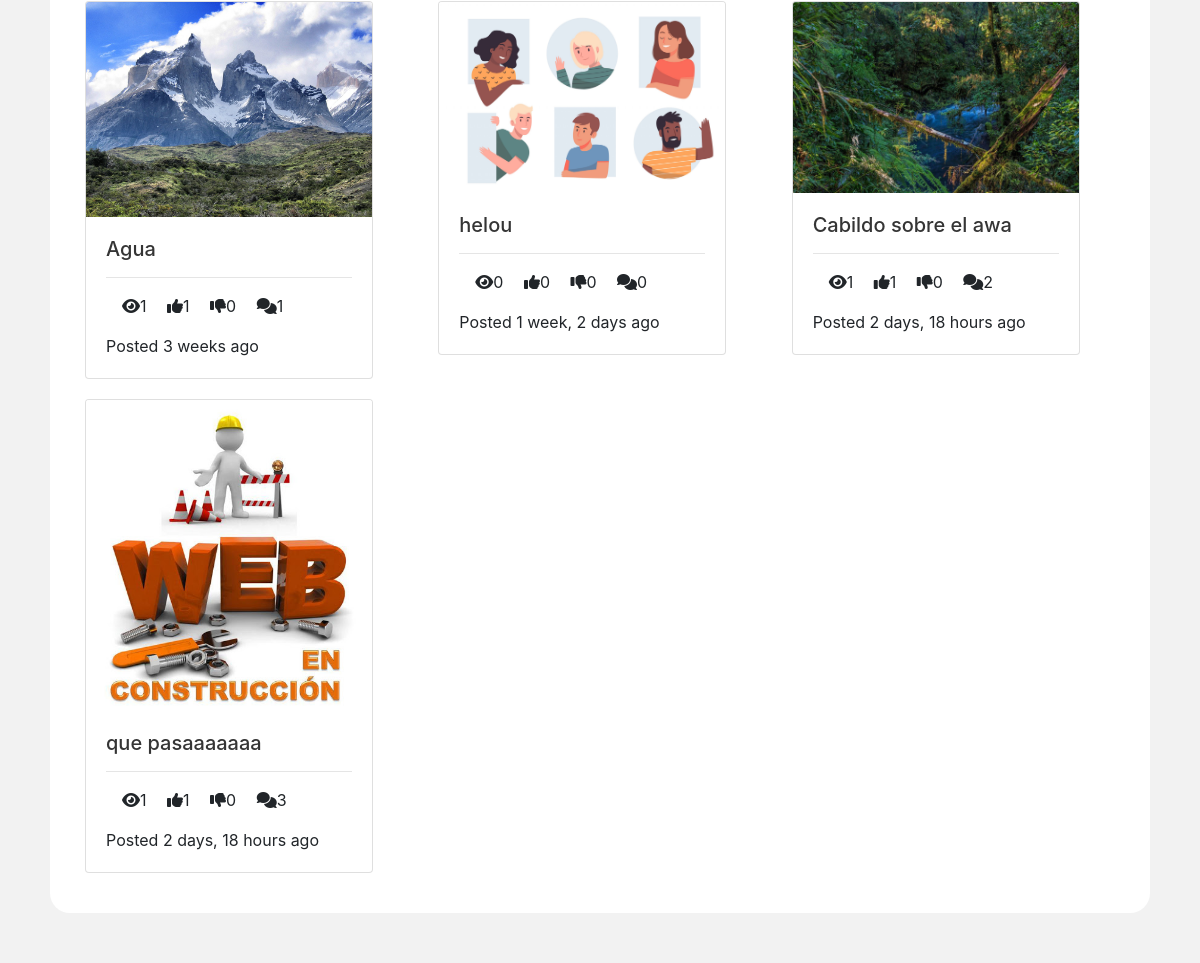
The app's page /blog (lower part), older data.
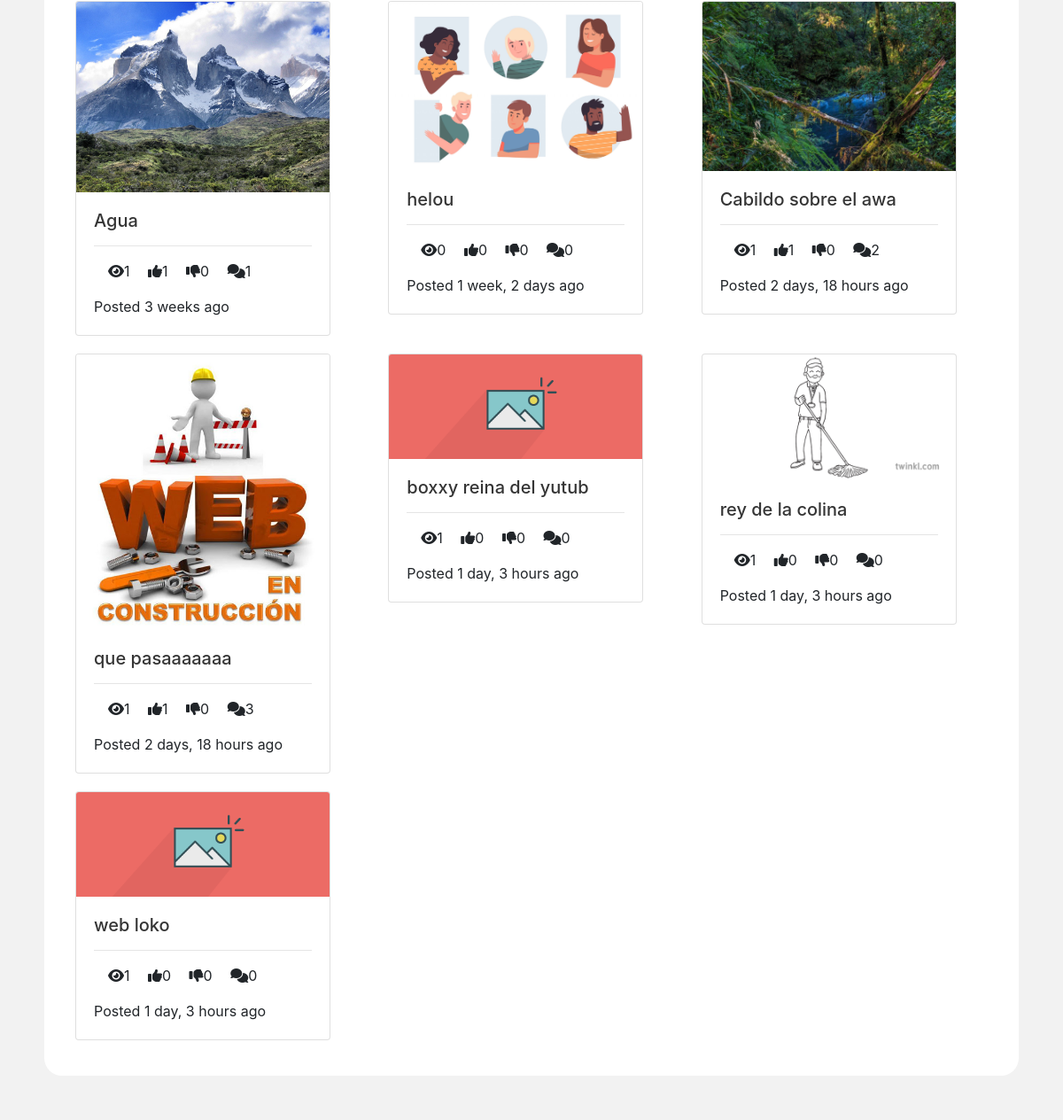
The same page, newer data.
### posts/models.py (models this page shows, shortened)
class Post(models.Model):
    title = models.CharField(max_length=100)
    categoria = models.CharField(max_length=200, null=True, choices=CATEGORIAS)
    concepto = models.CharField(max_length=200, choices=TODOS_LOS_CONCEPTOS, null=True)
    content = RichTextField(blank=True, null=True)
    thumbnail = models.ImageField(blank=True, null=True)
    publish_date = models.DateTimeField(auto_now_add=True)
    last_update = models.DateTimeField(auto_now = True)
    author = models.ForeignKey(User, on_delete=models.CASCADE)
    slug = models.SlugField(max_length=200,unique=True)
    def get_absolute_url(self):
        return reverse("detail", kwargs={
            'slug': self.slug
        })
    @property
    def get_comment_count(self):
        return self.comment_set.all().count()
    @property
    def get_view_count(self):
        return self.postview_set.all().count()
    @property
    def get_like_count(self):
        return self.like_set.all().count()
    @property
    def get_dislike_count(self):
        return self.dislike_set.all().count()

### posts/views.py (the view, shortened to what this page needs)
# urls.py: path('blog', PostListView.as_view(), name='list'),
class PostListView(ListView):
    model = Post
    form_class = CrearCabildo
    def get_context_data(self, **kwargs):
        context = super(PostListView, self).get_context_data(**kwargs)
        context['cabildo_form'] = CrearCabildo()
        conceptos_Valores = get_conceptos_Valores()
        conceptos_Derechos = get_conceptos_Derechos()
        conceptos_Deberes = get_conceptos_Deberes()
        conceptos_Instituciones = get_conceptos_Instituciones()
        json_conceptos_Valores = json.dumps(conceptos_Valores)
        json_conceptos_Derechos =json.dumps(conceptos_Derechos)
        json_conceptos_Deberes = json.dumps(conceptos_Deberes)
        json_conceptos_Instituciones = json.dumps(conceptos_Instituciones)
        context['json_conceptos_Valores'] = json_conceptos_Valores
        context['json_conceptos_Derechos'] = json_conceptos_Derechos
        context['json_conceptos_Deberes'] = json_conceptos_Deberes
        context['json_conceptos_Instituciones'] = json_conceptos_Instituciones
        return context

### cabildos/models.py (called while the page is built)
def get_conceptos_Valores():
    return Valores

def get_conceptos_Derechos():
    return Derechos

def get_conceptos_Deberes():
    return Deberes

def get_conceptos_Instituciones():
    return Instituciones

### templates/posts/post_list.html
{% extends 'base.html' %}
{% load static %}
{% block content %}
    <div class='container'>
        <div class = 'row'>
        {% for object in object_list %}
            <div class = 'col-4' style="padding-bottom: 20px;">
                <div class="card" style="width: 18rem;">
                    <img src="{{ object.thumbnail.url }}" class="card-img-top" alt="...">
                    <div class="card-body">
                        <a href = '{{ object.get_absolute_url }}' style="text-decoration-color: rgb(53, 53, 53);">
                            <h5 class="card-title" style="color: rgb(53, 53, 53);">{{object.title}}</h5>
                        </a>
                        <hr/>
                        <p>
                            <span><i class = 'fas fa-eye ml-3'></i>{{ object.get_view_count }}</span>
                            <span><i class = 'fas fa-thumbs-up ml-3'></i>{{ object.get_like_count }}</span>
                            <span><i class = 'fas fa-thumbs-down ml-3'></i>{{ object.get_dislike_count }}</span>
                            <span><i class = 'fas fa-comments ml-3'></i>{{ object.get_comment_count }}</span>
                        </p>
                        <p class = 'card-text'>
                            Posted {{ object.publish_date|timesince }} ago
                        </p>
                    </div>
                </div>
            </div>
        {% endfor %}
        </div>
    </div>
{% endblock content %}

### templates/base.html (shortened to what this page needs)
{% load static %}
<!DOCTYPE html>
<html lang="es">
<head>
        <link rel="stylesheet" href="{% static '/css/estilos.css' %}">
        <link rel="stylesheet" href="https://cdn.jsdelivr.net/npm/bootstrap@4.5.3/dist/css/bootstrap.min.css">
</head>
<body>
    <main>
            <section class="contenedor-cabildos">
                <div class="contenedor-feed">
                    <div class="margen-posts">
                        {% block content %}
                        {% endblock content %}
                    </div>
                </div>
            </section>
    </main>
</body>
</html>

### static/css/estilos.css (style rules this page uses)
* { margin: 0; padding: 0; box-sizing: border-box; }
body { font-family: 'open sans'; }
.contenedor-cabildos { padding: 50px; background: #f2f2f2; display: flex; justify-content: space-evenly; }
body { font-family: "Lato", sans-serif; }
.contenedor-feed { height: auto; width: 3000px; border-radius: 20px; background-color: rgb(255, 255, 255); background-size: auto; position: relative; }
.margen-posts { padding: 20px 20px 20px 20px; position: relative; align-items: center; justify-items: center; }
body { margin-top:20px; }
img { max-width: 100%; }
img { vertical-align: middle; border-style: none; }

Row changes from the older to the newer data that the page shows:
added Post: thumbnail (picture), title "boxxy reina del yutub", get_view_count "1", get_like_count "0", get_dislike_count "0", get_comment_count "0", publish_date "1 day, 3 hours"
added Post: thumbnail (picture), title "rey de la colina", get_view_count "1", get_like_count "0", get_dislike_count "0", get_comment_count "0", publish_date "1 day, 3 hours"
added Post: thumbnail (picture), title "web loko", get_view_count "1", get_like_count "0", get_dislike_count "0", get_comment_count "0", publish_date "1 day, 3 hours"
